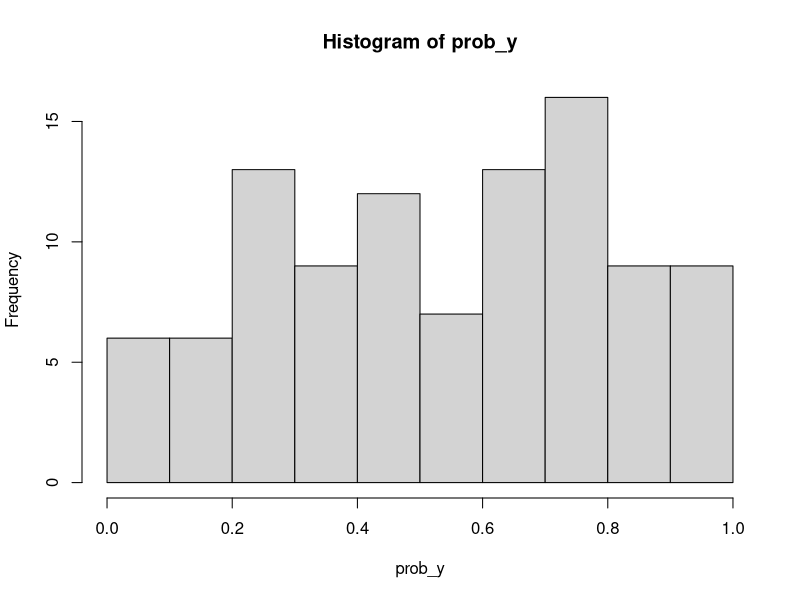

Write R code to recreate this figure.
#Function for packages------------------------------------------------------------------
# install.packages("<package name>") --> to install a package
# update.packages("<package name>") --> to update a package
# library("<package name>") --> to load a package

#Packages-------------------------------------------------------------------------------
# https://cran.r-project.org/web/views/ --> list of packages

#Read Data from csv/excel---------------------------------------------------------------
# --> files should be in the current WD
# read.csv("name.csv")
# read_excel("name.xlsx")

#Creating an object/variable------------------------------------------------------------
#Object: An object is simply a data structure.
#        We can save data as an object and use an object to call up stored data
# Object_name <- value/object_type

#List all objects names already used, function
# ls()

#Object types
# Vector:     c()
# List:       list()
# Matrix:     matrix()
# Array:      array()
# Factor:     factor()
# Data frame: data.frame()

#Data types-----------------------------------------------------------------------------
#Ask the data type structure
# str(variable/object)
# class(variable/object)

#data types
# numeric   --> pi --> 3.1459....
# integer   --> 42
# character --> "Apple"
# logical   --> True/False

#Change data types
# as.numeric(variable/object)
# as.integer(variable/object)
# as.character(variable/object)
# as.logical(variable/object)

#Remover variable/object
# rm(variable/object)

#Data frames----------------------------------------------------------------------------
#Load data frame
# variable_DF <- file      --> store file in variable_DF
# view(variable_DF)        --> view the dataframe
# variable_DF[row, column] --> value in [row:row, column:column], empty --> whole row/column
#                         or
# variable_DF$column_name  --> value in [ , column_name]

#Data frame calculations
# variable_DF$column_name * 2                       --> every row in column_name * 2
# variable_DF$column_name * variable_DF$column_name --> multiply columns
# variable_DF$new_column_name                       --> creates a new column

# Example code
# Cars_DF <- mtcars
# Mazda_RX4_Wag <- Cars_DF[2, ]

#Saving and reading a data frame
# save(variable_DF, file = "file_name.Rda")       --> save DF to file
# write.csv(variable_DF, file = "file_name.csv")  --> save DF to csv
# df <- read.csv(file = "file_name.csv")          --> read csv file

#Create vector variable from a Data frame
# Object_name <- variable_DF$column_name --> create variable from a DF

#Create a data frame
#Combine vector variables of equal size
# df <- data.frame(variable_name1, variable_name2, variable_name3)

# Example
# name <- c("Kevin", "Dung", "Cuong", "Hong")
# age <- c(22, 23, 53, 50)
# woonplaats <- c("Apeldoorn","Apeldoorn","Apeldoorn","Apeldoorn")
# df <- data.frame(name, age, woonplaats)

#Vector operations-----------------------------------------------------------------------
# seq(from = x, to = y, by = n) --> create vector sequence from x to y by steps of n
# rep(x, y)                     --> create vector sequence of value x, y times

#Normal arithmetic operators------------------------------------------------------------
# +, -, *, /, ^

#Boolean operators----------------------------------------------------------------------
# ==, >=, <=, != 
# True/false

#Using a function-----------------------------------------------------------------------
#Function: A function is a set of statements organized together to perform a 
#          specific task. A function usually takes in some sort of data structure, 
#          processes it, and returns a result.
# Function() {argument}
#or
# Function(argument)

#Argument types
# round(number, digits = x) --> round a number x, digits x
# mean(numbers)             --> calculate the mean of numbers x:x
# factorial(number)         --> number!
# sample(x = x:x, size = n, replace = true/false) 
#             --> returns a sample from sample size of n from range x:x, 
#             with/without replacement (putting number back in the jar)
# sum(numbers)              --> sum the numbers
# sqrt(number)              --> square root of number

# Example
# square_it <- function(x) {
#     square <- x^2
#     return(square)
# }
# square_it(4)

# to_Fahrenheit <- function(c) {
#      Fahrenheit <- (c*(9/5))+32
#      return(Fahrenheit)
# }
# to_Fahrenheit(25)

#If-Else statements
# Example
# sign <- function(x) {
#     if(x>=0){
#       print("non-negative number")
#     } else {
#       print("negative number")
#     }
# }
# sign(-2)

#loops
# Example --> fill in from row 3 until row 100 using loop

# sales_volume <- vector(mode = "integer", length = 100)
# sales_volume[1] <- 0
# sales_volume[2] <- 5

# for (i in 3:length(sales_volume)) {
#     sales_volume[i] <- sales_volume[i-1] * 1.5
# }

# Example --> fill in from row 3 as long as i-1 <= 100

# sales_volume <- vector(mode = "integer", length = 100)
# sales_volume[1] <- 0
# sales_volume[2] <- 5
# i = 3
# while (sales_volume[i-1] <= 100) {
#       sales_volume[i] <- sales_volume[i-1] * 1.5
#       i = i + 1
# }

# Example --> fill in a matrix, from column 1 to column 2, from row 1 to row 10,
#                               j  fast running index, i --> slow running index

# mat <- matrix(0, nrow = 10, ncol = 10)
# for (i in 1:10) {
#     for (j in 1:10) {
#        mat[i, j] <- j - i
#     }  
# }

#Plotting-----------------------------------------------------------------------
#df <- airquality

#plots
# plot(df)          --> plot whole data frame (scatter)
# ?plot()           --> for help

# plot(df$Ozone)    --> plot 1 variable from the data frame against index (scatter)

# barplot(df$Ozone) -->  plot 1 variable from the data frame against index (bars)

# hist(df$Ozone)    --> plot histogram of 1 variable from the data frame

# boxplot(df$Ozone) --> plot boxplot of 1 variable from the data frame

# plot(df$Ozone, df$Wind,                    --> vector(x), vector(y)
#     pch = 16,                             --> shape of data points
#     cex = 1,                              --> size of data points
#     col = "black",                        --> color of data points
#     main = "Wind plotted against Ozone",  --> add graph title
#     xlab = "Ozone", ylab = "wind")        --> add axis labels

# abline(lm(df$Wind ~ df$Ozone))            --> add linear regression line to plot
# abline(h = 10, col = "purple")            --> add line at y = 10

#save plot to pdf
# pdf(file = "histogram_wind_plot.pdf",     --> create file to .pdf
#    width = 8, height = 6)

# hist(df$Wind,                             --> create plot
#     col = "blue",
#     main = "Wind histogram",
#     breaks = 10,
#     xlab = "frequency", ylab = "Wind")

# dev.off()                                 --> end and save

#Statistics-----------------------------------------------------------------------
set.seed(1)

y = rnorm(100, mean = 0, sd = 1)
prob_y = pnorm(y)
hist(prob_y)






